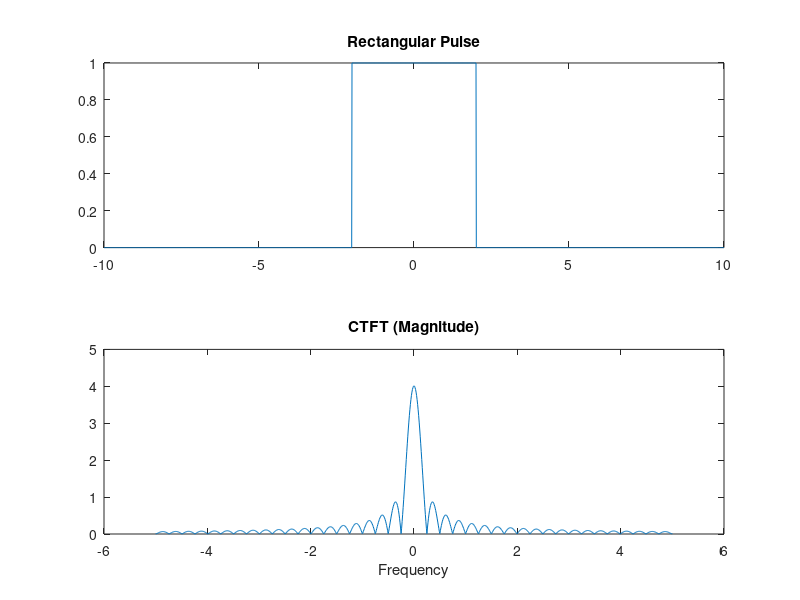

Write the MATLAB code that produced this figure.
clear; 
clc;
t = -10:0.01:10;
rect = (t >= -2) & (t <= 2);
subplot(2,1,1);
plot(t, rect);
title('Rectangular Pulse');

% CTFT
f = -5:0.01:5;
for k = 1:length(f)
    x(k) = trapz(t, rect .* exp(-1j*2*pi*f(k)*t));
end
subplot(2,1,2);
plot(f, abs(x)); 
title('CTFT (Magnitude)');
xlabel('Frequency');
